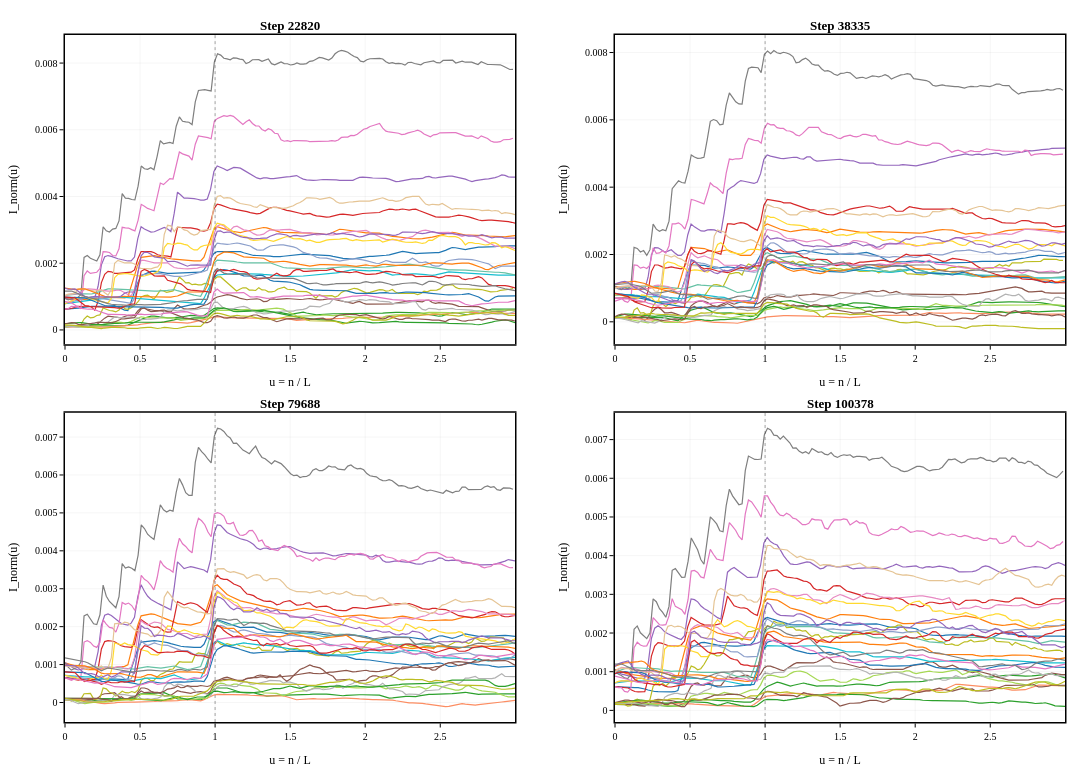

This figure's notebook cell:
### Markdown cell above
---
## Part 3: Decay Evolution

How do master curves, relaxation ratios, and decay exponents evolve across training?

### Code cell
# -- Figure: Master Curves faceted 2x2 (one per checkpoint) --

_u_all = []
for label, r in R.items():
    for f, c in r['curves'].items():
        _u_all.append(c['u_grid'][-1])
U_MASTER = min(3.0, np.percentile(_u_all, 10)) if _u_all else 3.0
print(f"  Master curves plot limit: u <= {U_MASTER:.2f}")

n_ckpt = len(R)
n_cols = 2
n_rows = math.ceil(n_ckpt / n_cols)
fig = make_subplots(
    rows=n_rows, cols=n_cols,
    subplot_titles=[f'<b>{l}</b>' for l in R.keys()],
    horizontal_spacing=0.10, vertical_spacing=0.10)

palette = px.colors.qualitative.D3 + px.colors.qualitative.Set2

for idx, (label, r) in enumerate(R.items()):
    row, col = idx // n_cols + 1, idx % n_cols + 1
    sorted_f = sorted(r['curves'].keys(),
        key=lambda f: (parse_folder_params_v2(f)[2], parse_folder_params_v2(f)[0]))
    for fi, folder in enumerate(sorted_f):
        c = r['curves'][folder]
        u, m = c['u_grid'], c['combined_mean']
        mask = u <= U_MASTER
        fig.add_trace(go.Scatter(
            x=u[mask], y=m[mask], mode='lines',
            line=dict(color=palette[fi % len(palette)], width=1.2),
            showlegend=False), row=row, col=col)
    fig.add_vline(x=1.0, line_dash='dot', line_color='rgba(0,0,0,0.35)',
                  line_width=1, row=row, col=col)

fig.update_layout(
    width=FULL_W, height=int(FULL_W * 0.36 * n_rows),
    template='plotly_white',
    font=dict(family='Times New Roman, DejaVu Serif, serif', size=12, color='black'),
    title=None,
    margin=dict(l=55, r=15, t=35, b=50),
)
fig.update_xaxes(**_AX, title_text='u = n / L', title_font_size=12, tickfont_size=10)
fig.update_yaxes(**_AX, title_text='I_norm(u)', title_font_size=12, tickfont_size=10)
fig.update_annotations(font_size=13)
save_fig(fig, 'master_curves_facet_4ckpt.png')
fig.show()

### Figure 1 — Plotly figure (JSON) as saved in the notebook; plotly's stock layout.template omitted (floating-point values rounded to 4 significant figures; data arrays with more than 128 entries replaced by an {"elided": "..."} marker saying what was removed)
{"data": [{"line": {"color": "#1F77B4", "width": 1.2}, "mode": "lines", "showlegend": false, "type": "scatter", "x": {"elided": "137 float values"}, "xaxis": "x", "y": {"elided": "137 float values"}, "yaxis": "y"}, {"line": {"color": "#FF7F0E", "width": 1.2}, "mode": "lines", "showlegend": false, "type": "scatter", "x": {"elided": "137 float values"}, "xaxis": "x", "y": {"elided": "137 float values"}, "yaxis": "y"}, {"line": {"color": "#2CA02C", "width": 1.2}, "mode": "lines", "showlegend": false, "type": "scatter", "x": {"elided": "137 float values"}, "xaxis": "x", "y": {"elided": "137 float values"}, "yaxis": "y"}, {"line": {"color": "#D62728", "width": 1.2}, "mode": "lines", "showlegend": false, "type": "scatter", "x": {"elided": "137 float values"}, "xaxis": "x", "y": {"elided": "137 float values"}, "yaxis": "y"}, {"line": {"color": "#9467BD", "width": 1.2}, "mode": "lines", "showlegend": false, "type": "scatter", "x": {"elided": "137 float values"}, "xaxis": "x", "y": {"elided": "137 float values"}, "yaxis": "y"}, {"line": {"color": "#8C564B", "width": 1.2}, "mode": "lines", "showlegend": false, "type": "scatter", "x": {"elided": "137 float values"}, "xaxis": "x", "y": {"elided": "137 float values"}, "yaxis": "y"}, {"line": {"color": "#E377C2", "width": 1.2}, "mode": "lines", "showlegend": false, "type": "scatter", "x": {"elided": "142 float values"}, "xaxis": "x", "y": {"elided": "142 float values"}, "yaxis": "y"}, {"line": {"color": "#7F7F7F", "width": 1.2}, "mode": "lines", "showlegend": false, "type": "scatter", "x": {"elided": "142 float values"}, "xaxis": "x", "y": {"elided": "142 float values"}, "yaxis": "y"}, {"line": {"color": "#BCBD22", "width": 1.2}, "mode": "lines", "showlegend": false, "type": "scatter", "x": {"elided": "142 float values"}, "xaxis": "x", "y": {"elided": "142 float values"}, "yaxis": "y"}, {"line": {"color": "#17BECF", "width": 1.2}, "mode": "lines", "showlegend": false, "type": "scatter", "x": {"elided": "137 float values"}, "xaxis": "x", "y": {"elided": "137 float values"}, "yaxis": "y"}, {"line": {"color": "rgb(102,194,165)", "width": 1.2}, "mode": "lines", "showlegend": false, "type": "scatter", "x": {"elided": "137 float values"}, "xaxis": "x", "y": {"elided": "137 float values"}, "yaxis": "y"}, {"line": {"color": "rgb(252,141,98)", "width": 1.2}, "mode": "lines", "showlegend": false, "type": "scatter", "x": {"elided": "137 float values"}, "xaxis": "x", "y": {"elided": "137 float values"}, "yaxis": "y"}, {"line": {"color": "rgb(141,160,203)", "width": 1.2}, "mode": "lines", "showlegend": false, "type": "scatter", "x": {"elided": "137 float values"}, "xaxis": "x", "y": {"elided": "137 float values"}, "yaxis": "y"}, {"line": {"color": "rgb(231,138,195)", "width": 1.2}, "mode": "lines", "showlegend": false, "type": "scatter", "x": {"elided": "137 float values"}, "xaxis": "x", "y": {"elided": "137 float values"}, "yaxis": "y"}, {"line": {"color": "rgb(166,216,84)", "width": 1.2}, "mode": "lines", "showlegend": false, "type": "scatter", "x": {"elided": "137 float values"}, "xaxis": "x", "y": {"elided": "137 float values"}, "yaxis": "y"}, {"line": {"color": "rgb(255,217,47)", "width": 1.2}, "mode": "lines", "showlegend": false, "type": "scatter", "x": {"elided": "137 float values"}, "xaxis": "x", "y": {"elided": "137 float values"}, "yaxis": "y"}, {"line": {"color": "rgb(229,196,148)", "width": 1.2}, "mode": "lines", "showlegend": false, "type": "scatter", "x": {"elided": "137 float values"}, "xaxis": "x", "y": {"elided": "137 float values"}, "yaxis": "y"}, {"line": {"color": "rgb(179,179,179)", "width": 1.2}, "mode": "lines", "showlegend": false, "type": "scatter", "x": {"elided": "137 float values"}, "xaxis": "x", "y": {"elided": "137 float values"}, "yaxis": "y"}, {"line": {"color": "#1F77B4", "width": 1.2}, "mode": "lines", "showlegend": false, "type": "scatter", "x": {"elided": "137 float values"}, "xaxis": "x", "y": {"elided": "137 float values"}, "yaxis": "y"}, {"line": {"color": "#FF7F0E", "width": 1.2}, "mode": "lines", "showlegend": false, "type": "scatter", "x": {"elided": "137 float values"}, "xaxis": "x", "y": {"elided": "137 float values"}, "yaxis": "y"}, {"line": {"color": "#2CA02C", "width": 1.2}, "mode": "lines", "showlegend": false, "type": "scatter", "x": {"elided": "137 float values"}, "xaxis": "x", "y": {"elided": "137 float values"}, "yaxis": "y"}, {"line": {"color": "#D62728", "width": 1.2}, "mode": "lines", "showlegend": false, "type": "scatter", "x": {"elided": "137 float values"}, "xaxis": "x", "y": {"elided": "137 float values"}, "yaxis": "y"}, {"line": {"color": "#9467BD", "width": 1.2}, "mode": "lines", "showlegend": false, "type": "scatter", "x": {"elided": "137 float values"}, "xaxis": "x", "y": {"elided": "137 float values"}, "yaxis": "y"}, {"line": {"color": "#8C564B", "width": 1.2}, "mode": "lines", "showlegend": false, "type": "scatter", "x": {"elided": "137 float values"}, "xaxis": "x", "y": {"elided": "137 float values"}, "yaxis": "y"}, {"line": {"color": "#E377C2", "width": 1.2}, "mode": "lines", "showlegend": false, "type": "scatter", "x": {"elided": "137 float values"}, "xaxis": "x", "y": {"elided": "137 float values"}, "yaxis": "y"}, {"line": {"color": "#7F7F7F", "width": 1.2}, "mode": "lines", "showlegend": false, "type": "scatter", "x": {"elided": "137 float values"}, "xaxis": "x", "y": {"elided": "137 float values"}, "yaxis": "y"}, {"line": {"color": "#BCBD22", "width": 1.2}, "mode": "lines", "showlegend": false, "type": "scatter", "x": {"elided": "137 float values"}, "xaxis": "x", "y": {"elided": "137 float values"}, "yaxis": "y"}, {"line": {"color": "#1F77B4", "width": 1.2}, "mode": "lines", "showlegend": false, "type": "scatter", "x": {"elided": "137 float values"}, "xaxis": "x2", "y": {"elided": "137 float values"}, "yaxis": "y2"}, {"line": {"color": "#FF7F0E", "width": 1.2}, "mode": "lines", "showlegend": false, "type": "scatter", "x": {"elided": "137 float values"}, "xaxis": "x2", "y": {"elided": "137 float values"}, "yaxis": "y2"}, {"line": {"color": "#2CA02C", "width": 1.2}, "mode": "lines", "showlegend": false, "type": "scatter", "x": {"elided": "137 float values"}, "xaxis": "x2", "y": {"elided": "137 float values"}, "yaxis": "y2"}, {"line": {"color": "#D62728", "width": 1.2}, "mode": "lines", "showlegend": false, "type": "scatter", "x": {"elided": "137 float values"}, "xaxis": "x2", "y": {"elided": "137 float values"}, "yaxis": "y2"}, {"line": {"color": "#9467BD", "width": 1.2}, "mode": "lines", "showlegend": false, "type": "scatter", "x": {"elided": "137 float values"}, "xaxis": "x2", "y": {"elided": "137 float values"}, "yaxis": "y2"}, {"line": {"color": "#8C564B", "width": 1.2}, "mode": "lines", "showlegend": false, "type": "scatter", "x": {"elided": "137 float values"}, "xaxis": "x2", "y": {"elided": "137 float values"}, "yaxis": "y2"}, {"line": {"color": "#E377C2", "width": 1.2}, "mode": "lines", "showlegend": false, "type": "scatter", "x": {"elided": "142 float values"}, "xaxis": "x2", "y": {"elided": "142 float values"}, "yaxis": "y2"}, {"line": {"color": "#7F7F7F", "width": 1.2}, "mode": "lines", "showlegend": false, "type": "scatter", "x": {"elided": "142 float values"}, "xaxis": "x2", "y": {"elided": "142 float values"}, "yaxis": "y2"}, {"line": {"color": "#BCBD22", "width": 1.2}, "mode": "lines", "showlegend": false, "type": "scatter", "x": {"elided": "142 float values"}, "xaxis": "x2", "y": {"elided": "142 float values"}, "yaxis": "y2"}, {"line": {"color": "#17BECF", "width": 1.2}, "mode": "lines", "showlegend": false, "type": "scatter", "x": {"elided": "137 float values"}, "xaxis": "x2", "y": {"elided": "137 float values"}, "yaxis": "y2"}, {"line": {"color": "rgb(102,194,165)", "width": 1.2}, "mode": "lines", "showlegend": false, "type": "scatter", "x": {"elided": "137 float values"}, "xaxis": "x2", "y": {"elided": "137 float values"}, "yaxis": "y2"}, {"line": {"color": "rgb(252,141,98)", "width": 1.2}, "mode": "lines", "showlegend": false, "type": "scatter", "x": {"elided": "137 float values"}, "xaxis": "x2", "y": {"elided": "137 float values"}, "yaxis": "y2"}, {"line": {"color": "rgb(141,160,203)", "width": 1.2}, "mode": "lines", "showlegend": false, "type": "scatter", "x": {"elided": "137 float values"}, "xaxis": "x2", "y": {"elided": "137 float values"}, "yaxis": "y2"}, {"line": {"color": "rgb(231,138,195)", "width": 1.2}, "mode": "lines", "showlegend": false, "type": "scatter", "x": {"elided": "137 float values"}, "xaxis": "x2", "y": {"elided": "137 float values"}, "yaxis": "y2"}, {"line": {"color": "rgb(166,216,84)", "width": 1.2}, "mode": "lines", "showlegend": false, "type": "scatter", "x": {"elided": "137 float values"}, "xaxis": "x2", "y": {"elided": "137 float values"}, "yaxis": "y2"}, {"line": {"color": "rgb(255,217,47)", "width": 1.2}, "mode": "lines", "showlegend": false, "type": "scatter", "x": {"elided": "137 float values"}, "xaxis": "x2", "y": {"elided": "137 float values"}, "yaxis": "y2"}, {"line": {"color": "rgb(229,196,148)", "width": 1.2}, "mode": "lines", "showlegend": false, "type": "scatter", "x": {"elided": "137 float values"}, "xaxis": "x2", "y": {"elided": "137 float values"}, "yaxis": "y2"}, {"line": {"color": "rgb(179,179,179)", "width": 1.2}, "mode": "lines", "showlegend": false, "type": "scatter", "x": {"elided": "137 float values"}, "xaxis": "x2", "y": {"elided": "137 float values"}, "yaxis": "y2"}, {"line": {"color": "#1F77B4", "width": 1.2}, "mode": "lines", "showlegend": false, "type": "scatter", "x": {"elided": "137 float values"}, "xaxis": "x2", "y": {"elided": "137 float values"}, "yaxis": "y2"}, {"line": {"color": "#FF7F0E", "width": 1.2}, "mode": "lines", "showlegend": false, "type": "scatter", "x": {"elided": "137 float values"}, "xaxis": "x2", "y": {"elided": "137 float values"}, "yaxis": "y2"}, {"line": {"color": "#2CA02C", "width": 1.2}, "mode": "lines", "showlegend": false, "type": "scatter", "x": {"elided": "137 float values"}, "xaxis": "x2", "y": {"elided": "137 float values"}, "yaxis": "y2"}, {"line": {"color": "#D62728", "width": 1.2}, "mode": "lines", "showlegend": false, "type": "scatter", "x": {"elided": "137 float values"}, "xaxis": "x2", "y": {"elided": "137 float values"}, "yaxis": "y2"}, {"line": {"color": "#9467BD", "width": 1.2}, "mode": "lines", "showlegend": false, "type": "scatter", "x": {"elided": "137 float values"}, "xaxis": "x2", "y": {"elided": "137 float values"}, "yaxis": "y2"}, {"line": {"color": "#8C564B", "width": 1.2}, "mode": "lines", "showlegend": false, "type": "scatter", "x": {"elided": "137 float values"}, "xaxis": "x2", "y": {"elided": "137 float values"}, "yaxis": "y2"}, {"line": {"color": "#E377C2", "width": 1.2}, "mode": "lines", "showlegend": false, "type": "scatter", "x": {"elided": "137 float values"}, "xaxis": "x2", "y": {"elided": "137 float values"}, "yaxis": "y2"}, {"line": {"color": "#7F7F7F", "width": 1.2}, "mode": "lines", "showlegend": false, "type": "scatter", "x": {"elided": "137 float values"}, "xaxis": "x2", "y": {"elided": "137 float values"}, "yaxis": "y2"}, {"line": {"color": "#BCBD22", "width": 1.2}, "mode": "lines", "showlegend": false, "type": "scatter", "x": {"elided": "137 float values"}, "xaxis": "x2", "y": {"elided": "137 float values"}, "yaxis": "y2"}, {"line": {"color": "#1F77B4", "width": 1.2}, "mode": "lines", "showlegend": false, "type": "scatter", "x": {"elided": "137 float values"}, "xaxis": "x3", "y": {"elided": "137 float values"}, "yaxis": "y3"}, {"line": {"color": "#FF7F0E", "width": 1.2}, "mode": "lines", "showlegend": false, "type": "scatter", "x": {"elided": "137 float values"}, "xaxis": "x3", "y": {"elided": "137 float values"}, "yaxis": "y3"}, {"line": {"color": "#2CA02C", "width": 1.2}, "mode": "lines", "showlegend": false, "type": "scatter", "x": {"elided": "137 float values"}, "xaxis": "x3", "y": {"elided": "137 float values"}, "yaxis": "y3"}, {"line": {"color": "#D62728", "width": 1.2}, "mode": "lines", "showlegend": false, "type": "scatter", "x": {"elided": "137 float values"}, "xaxis": "x3", "y": {"elided": "137 float values"}, "yaxis": "y3"}, {"line": {"color": "#9467BD", "width": 1.2}, "mode": "lines", "showlegend": false, "type": "scatter", "x": {"elided": "137 float values"}, "xaxis": "x3", "y": {"elided": "137 float values"}, "yaxis": "y3"}, {"line": {"color": "#8C564B", "width": 1.2}, "mode": "lines", "showlegend": false, "type": "scatter", "x": {"elided": "137 float values"}, "xaxis": "x3", "y": {"elided": "137 float values"}, "yaxis": "y3"}, {"line": {"color": "#E377C2", "width": 1.2}, "mode": "lines", "showlegend": false, "type": "scatter", "x": {"elided": "142 float values"}, "xaxis": "x3", "y": {"elided": "142 float values"}, "yaxis": "y3"}, {"line": {"color": "#7F7F7F", "width": 1.2}, "mode": "lines", "showlegend": false, "type": "scatter", "x": {"elided": "142 float values"}, "xaxis": "x3", "y": {"elided": "142 float values"}, "yaxis": "y3"}, {"line": {"color": "#BCBD22", "width": 1.2}, "mode": "lines", "showlegend": false, "type": "scatter", "x": {"elided": "142 float values"}, "xaxis": "x3", "y": {"elided": "142 float values"}, "yaxis": "y3"}, {"line": {"color": "#17BECF", "width": 1.2}, "mode": "lines", "showlegend": false, "type": "scatter", "x": {"elided": "137 float values"}, "xaxis": "x3", "y": {"elided": "137 float values"}, "yaxis": "y3"}, {"line": {"color": "rgb(102,194,165)", "width": 1.2}, "mode": "lines", "showlegend": false, "type": "scatter", "x": {"elided": "137 float values"}, "xaxis": "x3", "y": {"elided": "137 float values"}, "yaxis": "y3"}, {"line": {"color": "rgb(252,141,98)", "width": 1.2}, "mode": "lines", "showlegend": false, "type": "scatter", "x": {"elided": "137 float values"}, "xaxis": "x3", "y": {"elided": "137 float values"}, "yaxis": "y3"}, {"line": {"color": "rgb(141,160,203)", "width": 1.2}, "mode": "lines", "showlegend": false, "type": "scatter", "x": {"elided": "137 float values"}, "xaxis": "x3", "y": {"elided": "137 float values"}, "yaxis": "y3"}, {"line": {"color": "rgb(231,138,195)", "width": 1.2}, "mode": "lines", "showlegend": false, "type": "scatter", "x": {"elided": "137 float values"}, "xaxis": "x3", "y": {"elided": "137 float values"}, "yaxis": "y3"}, {"line": {"color": "rgb(166,216,84)", "width": 1.2}, "mode": "lines", "showlegend": false, "type": "scatter", "x": {"elided": "137 float values"}, "xaxis": "x3", "y": {"elided": "137 float values"}, "yaxis": "y3"}, {"line": {"color": "rgb(255,217,47)", "width": 1.2}, "mode": "lines", "showlegend": false, "type": "scatter", "x": {"elided": "137 float values"}, "xaxis": "x3", "y": {"elided": "137 float values"}, "yaxis": "y3"}, {"line": {"color": "rgb(229,196,148)", "width": 1.2}, "mode": "lines", "showlegend": false, "type": "scatter", "x": {"elided": "137 float values"}, "xaxis": "x3", "y": {"elided": "137 float values"}, "yaxis": "y3"}, {"line": {"color": "rgb(179,179,179)", "width": 1.2}, "mode": "lines", "showlegend": false, "type": "scatter", "x": {"elided": "137 float values"}, "xaxis": "x3", "y": {"elided": "137 float values"}, "yaxis": "y3"}, {"line": {"color": "#1F77B4", "width": 1.2}, "mode": "lines", "showlegend": false, "type": "scatter", "x": {"elided": "137 float values"}, "xaxis": "x3", "y": {"elided": "137 float values"}, "yaxis": "y3"}, {"line": {"color": "#FF7F0E", "width": 1.2}, "mode": "lines", "showlegend": false, "type": "scatter", "x": {"elided": "137 float values"}, "xaxis": "x3", "y": {"elided": "137 float values"}, "yaxis": "y3"}, {"line": {"color": "#2CA02C", "width": 1.2}, "mode": "lines", "showlegend": false, "type": "scatter", "x": {"elided": "137 float values"}, "xaxis": "x3", "y": {"elided": "137 float values"}, "yaxis": "y3"}, {"line": {"color": "#D62728", "width": 1.2}, "mode": "lines", "showlegend": false, "type": "scatter", "x": {"elided": "137 float values"}, "xaxis": "x3", "y": {"elided": "137 float values"}, "yaxis": "y3"}, {"line": {"color": "#9467BD", "width": 1.2}, "mode": "lines", "showlegend": false, "type": "scatter", "x": {"elided": "137 float values"}, "xaxis": "x3", "y": {"elided": "137 float values"}, "yaxis": "y3"}, {"line": {"color": "#8C564B", "width": 1.2}, "mode": "lines", "showlegend": false, "type": "scatter", "x": {"elided": "137 float values"}, "xaxis": "x3", "y": {"elided": "137 float values"}, "yaxis": "y3"}, {"line": {"color": "#E377C2", "width": 1.2}, "mode": "lines", "showlegend": false, "type": "scatter", "x": {"elided": "137 float values"}, "xaxis": "x3", "y": {"elided": "137 float values"}, "yaxis": "y3"}, {"line": {"color": "#7F7F7F", "width": 1.2}, "mode": "lines", "showlegend": false, "type": "scatter", "x": {"elided": "137 float values"}, "xaxis": "x3", "y": {"elided": "137 float values"}, "yaxis": "y3"}, {"line": {"color": "#BCBD22", "width": 1.2}, "mode": "lines", "showlegend": false, "type": "scatter", "x": {"elided": "137 float values"}, "xaxis": "x3", "y": {"elided": "137 float values"}, "yaxis": "y3"}, {"line": {"color": "#1F77B4", "width": 1.2}, "mode": "lines", "showlegend": false, "type": "scatter", "x": {"elided": "137 float values"}, "xaxis": "x4", "y": {"elided": "137 float values"}, "yaxis": "y4"}, {"line": {"color": "#FF7F0E", "width": 1.2}, "mode": "lines", "showlegend": false, "type": "scatter", "x": {"elided": "137 float values"}, "xaxis": "x4", "y": {"elided": "137 float values"}, "yaxis": "y4"}, {"line": {"color": "#2CA02C", "width": 1.2}, "mode": "lines", "showlegend": false, "type": "scatter", "x": {"elided": "137 float values"}, "xaxis": "x4", "y": {"elided": "137 float values"}, "yaxis": "y4"}, {"line": {"color": "#D62728", "width": 1.2}, "mode": "lines", "showlegend": false, "type": "scatter", "x": {"elided": "137 float values"}, "xaxis": "x4", "y": {"elided": "137 float values"}, "yaxis": "y4"}, {"line": {"color": "#9467BD", "width": 1.2}, "mode": "lines", "showlegend": false, "type": "scatter", "x": {"elided": "137 float values"}, "xaxis": "x4", "y": {"elided": "137 float values"}, "yaxis": "y4"}, {"line": {"color": "#8C564B", "width": 1.2}, "mode": "lines", "showlegend": false, "type": "scatter", "x": {"elided": "137 float values"}, "xaxis": "x4", "y": {"elided": "137 float values"}, "yaxis": "y4"}, {"line": {"color": "#E377C2", "width": 1.2}, "mode": "lines", "showlegend": false, "type": "scatter", "x": {"elided": "142 float values"}, "xaxis": "x4", "y": {"elided": "142 float values"}, "yaxis": "y4"}, {"line": {"color": "#7F7F7F", "width": 1.2}, "mode": "lines", "showlegend": false, "type": "scatter", "x": {"elided": "142 float values"}, "xaxis": "x4", "y": {"elided": "142 float values"}, "yaxis": "y4"}, {"line": {"color": "#BCBD22", "width": 1.2}, "mode": "lines", "showlegend": false, "type": "scatter", "x": {"elided": "142 float values"}, "xaxis": "x4", "y": {"elided": "142 float values"}, "yaxis": "y4"}, {"line": {"color": "#17BECF", "width": 1.2}, "mode": "lines", "showlegend": false, "type": "scatter", "x": {"elided": "137 float values"}, "xaxis": "x4", "y": {"elided": "137 float values"}, "yaxis": "y4"}, {"line": {"color": "rgb(102,194,165)", "width": 1.2}, "mode": "lines", "showlegend": false, "type": "scatter", "x": {"elided": "137 float values"}, "xaxis": "x4", "y": {"elided": "137 float values"}, "yaxis": "y4"}, {"line": {"color": "rgb(252,141,98)", "width": 1.2}, "mode": "lines", "showlegend": false, "type": "scatter", "x": {"elided": "137 float values"}, "xaxis": "x4", "y": {"elided": "137 float values"}, "yaxis": "y4"}, {"line": {"color": "rgb(141,160,203)", "width": 1.2}, "mode": "lines", "showlegend": false, "type": "scatter", "x": {"elided": "137 float values"}, "xaxis": "x4", "y": {"elided": "137 float values"}, "yaxis": "y4"}, {"line": {"color": "rgb(231,138,195)", "width": 1.2}, "mode": "lines", "showlegend": false, "type": "scatter", "x": {"elided": "137 float values"}, "xaxis": "x4", "y": {"elided": "137 float values"}, "yaxis": "y4"}, {"line": {"color": "rgb(166,216,84)", "width": 1.2}, "mode": "lines", "showlegend": false, "type": "scatter", "x": {"elided": "137 float values"}, "xaxis": "x4", "y": {"elided": "137 float values"}, "yaxis": "y4"}, {"line": {"color": "rgb(255,217,47)", "width": 1.2}, "mode": "lines", "showlegend": false, "type": "scatter", "x": {"elided": "137 float values"}, "xaxis": "x4", "y": {"elided": "137 float values"}, "yaxis": "y4"}, {"line": {"color": "rgb(229,196,148)", "width": 1.2}, "mode": "lines", "showlegend": false, "type": "scatter", "x": {"elided": "137 float values"}, "xaxis": "x4", "y": {"elided": "137 float values"}, "yaxis": "y4"}, {"line": {"color": "rgb(179,179,179)", "width": 1.2}, "mode": "lines", "showlegend": false, "type": "scatter", "x": {"elided": "137 float values"}, "xaxis": "x4", "y": {"elided": "137 float values"}, "yaxis": "y4"}, {"line": {"color": "#1F77B4", "width": 1.2}, "mode": "lines", "showlegend": false, "type": "scatter", "x": {"elided": "137 float values"}, "xaxis": "x4", "y": {"elided": "137 float values"}, "yaxis": "y4"}, {"line": {"color": "#FF7F0E", "width": 1.2}, "mode": "lines", "showlegend": false, "type": "scatter", "x": {"elided": "137 float values"}, "xaxis": "x4", "y": {"elided": "137 float values"}, "yaxis": "y4"}, {"line": {"color": "#2CA02C", "width": 1.2}, "mode": "lines", "showlegend": false, "type": "scatter", "x": {"elided": "137 float values"}, "xaxis": "x4", "y": {"elided": "137 float values"}, "yaxis": "y4"}, {"line": {"color": "#D62728", "width": 1.2}, "mode": "lines", "showlegend": false, "type": "scatter", "x": {"elided": "137 float values"}, "xaxis": "x4", "y": {"elided": "137 float values"}, "yaxis": "y4"}, {"line": {"color": "#9467BD", "width": 1.2}, "mode": "lines", "showlegend": false, "type": "scatter", "x": {"elided": "137 float values"}, "xaxis": "x4", "y": {"elided": "137 float values"}, "yaxis": "y4"}, {"line": {"color": "#8C564B", "width": 1.2}, "mode": "lines", "showlegend": false, "type": "scatter", "x": {"elided": "137 float values"}, "xaxis": "x4", "y": {"elided": "137 float values"}, "yaxis": "y4"}, {"line": {"color": "#E377C2", "width": 1.2}, "mode": "lines", "showlegend": false, "type": "scatter", "x": {"elided": "137 float values"}, "xaxis": "x4", "y": {"elided": "137 float values"}, "yaxis": "y4"}, {"line": {"color": "#7F7F7F", "width": 1.2}, "mode": "lines", "showlegend": false, "type": "scatter", "x": {"elided": "137 float values"}, "xaxis": "x4", "y": {"elided": "137 float values"}, "yaxis": "y4"}, {"line": {"color": "#BCBD22", "width": 1.2}, "mode": "lines", "showlegend": false, "type": "scatter", "x": {"elided": "137 float values"}, "xaxis": "x4", "y": {"elided": "137 float values"}, "yaxis": "y4"}], "layout": {"annotations": [{"font": {"size": 13}, "showarrow": false, "text": "<b>Step 22820</b>", "x": 0.225, "xanchor": "center", "xref": "paper", "y": 1, "yanchor": "bottom", "yref": "paper"}, {"font": {"size": 13}, "showarrow": false, "text": "<b>Step 38335</b>", "x": 0.775, "xanchor": "center", "xref": "paper", "y": 1, "yanchor": "bottom", "yref": "paper"}, {"font": {"size": 13}, "showarrow": false, "text": "<b>Step 79688</b>", "x": 0.225, "xanchor": "center", "xref": "paper", "y": 0.45, "yanchor": "bottom", "yref": "paper"}, {"font": {"size": 13}, "showarrow": false, "text": "<b>Step 100378</b>", "x": 0.775, "xanchor": "center", "xref": "paper", "y": 0.45, "yanchor": "bottom", "yref": "paper"}], "font": {"color": "black", "family": "Times New Roman, DejaVu Serif, serif", "size": 12}, "height": 777, "margin": {"b": 50, "l": 55, "r": 15, "t": 35}, "shapes": [{"line": {"color": "rgba(0,0,0,0.35)", "dash": "dot", "width": 1}, "type": "line", "x0": 1, "x1": 1, "xref": "x", "y0": 0, "y1": 1, "yref": "y domain"}, {"line": {"color": "rgba(0,0,0,0.35)", "dash": "dot", "width": 1}, "type": "line", "x0": 1, "x1": 1, "xref": "x2", "y0": 0, "y1": 1, "yref": "y2 domain"}, {"line": {"color": "rgba(0,0,0,0.35)", "dash": "dot", "width": 1}, "type": "line", "x0": 1, "x1": 1, "xref": "x3", "y0": 0, "y1": 1, "yref": "y3 domain"}, {"line": {"color": "rgba(0,0,0,0.35)", "dash": "dot", "width": 1}, "type": "line", "x0": 1, "x1": 1, "xref": "x4", "y0": 0, "y1": 1, "yref": "y4 domain"}], "title": {}, "width": 1080, "xaxis": {"anchor": "y", "domain": [0, 0.45], "gridcolor": "rgba(0,0,0,0.08)", "gridwidth": 0.5, "linecolor": "black", "linewidth": 1.5, "mirror": true, "showgrid": true, "showline": true, "tickcolor": "black", "tickfont": {"size": 10}, "ticklen": 4, "ticks": "outside", "tickwidth": 1, "title": {"font": {"size": 12}, "text": "u = n / L"}, "zeroline": false}, "xaxis2": {"anchor": "y2", "domain": [0.55, 1], "gridcolor": "rgba(0,0,0,0.08)", "gridwidth": 0.5, "linecolor": "black", "linewidth": 1.5, "mirror": true, "showgrid": true, "showline": true, "tickcolor": "black", "tickfont": {"size": 10}, "ticklen": 4, "ticks": "outside", "tickwidth": 1, "title": {"font": {"size": 12}, "text": "u = n / L"}, "zeroline": false}, "xaxis3": {"anchor": "y3", "domain": [0, 0.45], "gridcolor": "rgba(0,0,0,0.08)", "gridwidth": 0.5, "linecolor": "black", "linewidth": 1.5, "mirror": true, "showgrid": true, "showline": true, "tickcolor": "black", "tickfont": {"size": 10}, "ticklen": 4, "ticks": "outside", "tickwidth": 1, "title": {"font": {"size": 12}, "text": "u = n / L"}, "zeroline": false}, "xaxis4": {"anchor": "y4", "domain": [0.55, 1], "gridcolor": "rgba(0,0,0,0.08)", "gridwidth": 0.5, "linecolor": "black", "linewidth": 1.5, "mirror": true, "showgrid": true, "showline": true, "tickcolor": "black", "tickfont": {"size": 10}, "ticklen": 4, "ticks": "outside", "tickwidth": 1, "title": {"font": {"size": 12}, "text": "u = n / L"}, "zeroline": false}, "yaxis": {"anchor": "x", "domain": [0.55, 1], "gridcolor": "rgba(0,0,0,0.08)", "gridwidth": 0.5, "linecolor": "black", "linewidth": 1.5, "mirror": true, "showgrid": true, "showline": true, "tickcolor": "black", "tickfont": {"size": 10}, "ticklen": 4, "ticks": "outside", "tickwidth": 1, "title": {"font": {"size": 12}, "text": "I_norm(u)"}, "zeroline": false}, "yaxis2": {"anchor": "x2", "domain": [0.55, 1], "gridcolor": "rgba(0,0,0,0.08)", "gridwidth": 0.5, "linecolor": "black", "linewidth": 1.5, "mirror": true, "showgrid": true, "showline": true, "tickcolor": "black", "tickfont": {"size": 10}, "ticklen": 4, "ticks": "outside", "tickwidth": 1, "title": {"font": {"size": 12}, "text": "I_norm(u)"}, "zeroline": false}, "yaxis3": {"anchor": "x3", "domain": [0, 0.45], "gridcolor": "rgba(0,0,0,0.08)", "gridwidth": 0.5, "linecolor": "black", "linewidth": 1.5, "mirror": true, "showgrid": true, "showline": true, "tickcolor": "black", "tickfont": {"size": 10}, "ticklen": 4, "ticks": "outside", "tickwidth": 1, "title": {"font": {"size": 12}, "text": "I_norm(u)"}, "zeroline": false}, "yaxis4": {"anchor": "x4", "domain": [0, 0.45], "gridcolor": "rgba(0,0,0,0.08)", "gridwidth": 0.5, "linecolor": "black", "linewidth": 1.5, "mirror": true, "showgrid": true, "showline": true, "tickcolor": "black", "tickfont": {"size": 10}, "ticklen": 4, "ticks": "outside", "tickwidth": 1, "title": {"font": {"size": 12}, "text": "I_norm(u)"}, "zeroline": false}}}
